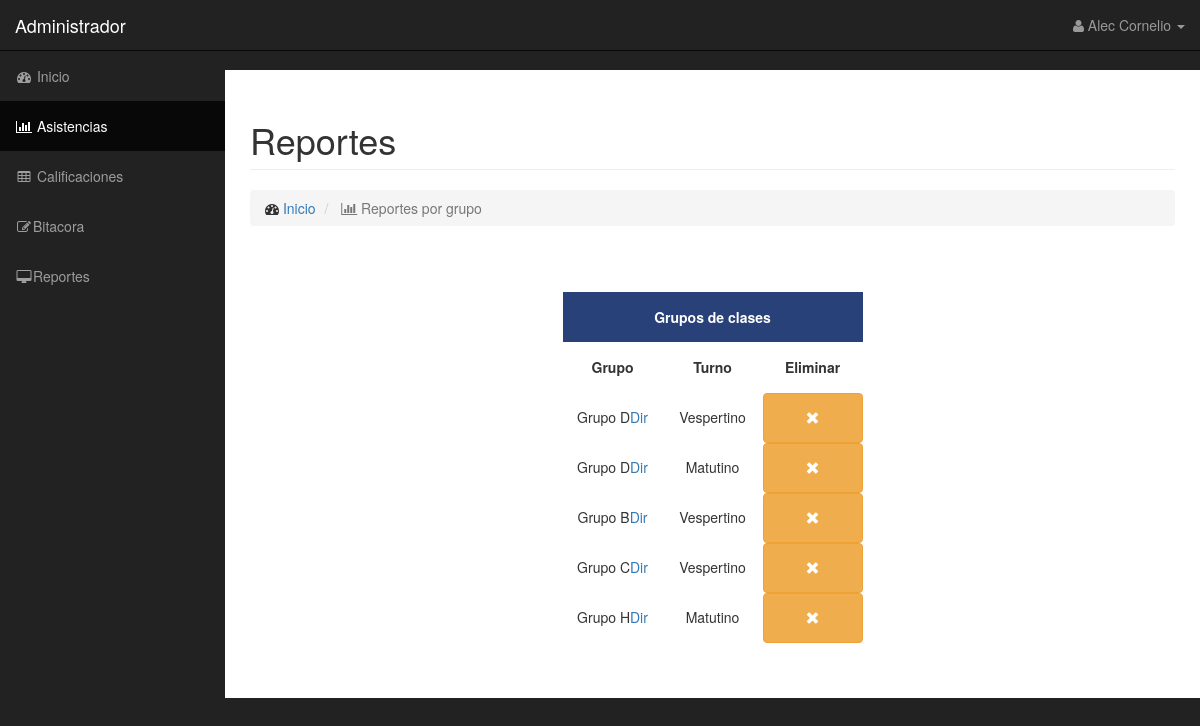
/CIEEA/Reportes_Gru.php, run on an earlier commit of the app's database.
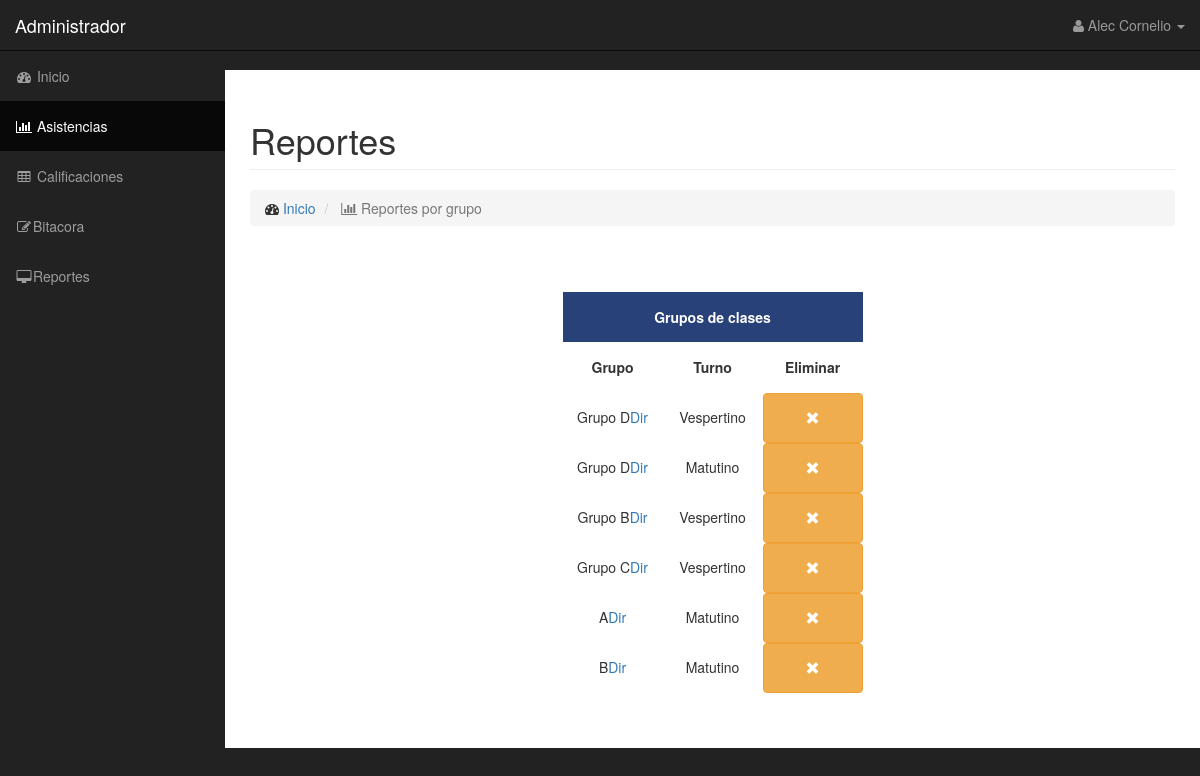
And on a later commit of the database.
### tables this page shows
CREATE TABLE `grupo` (
  `id` int(10) NOT NULL,
  `Nombre_Grupo` varchar(30) NOT NULL,
  `Turno` varchar(30) NOT NULL,
  `Id_Maestro` int(10) NOT NULL,
  `Ciclo` varchar(10) NOT NULL,
  `id_alumno` int(11) NOT NULL,
  `Grado` int(1) NOT NULL
);

### CIEEA/Reportes_Gru.php (the view, shortened to what this page needs)
<?php
$server = "localhost";
$user = "root";
$pass = "";
$db = "ciiea";
$conexion = new  mysqli($server,$user,$pass,$db);
$grupo = "SELECT * FROM grupo";
?>
<!DOCTYPE html>
<html lang="en">
<head>
    <link href="css/bootstrap.min.css" rel="stylesheet">
    <link href="css/sb-admin.css" rel="stylesheet">
    <link href="css/plugins/morris.css" rel="stylesheet">
    <link href="font-awesome/css/font-awesome.min.css" rel="stylesheet" type="text/css">
    <link rel="stylesheet" type="text/css" href="grupos.css">
</head>
<body>
    <div id="wrapper">
        <nav class="navbar navbar-inverse navbar-fixed-top" role="navigation">
            <div class="navbar-header">
                <a class="navbar-brand" href="index.html">Administrador</a>
            </div>
            <ul class="nav navbar-right top-nav">
                <li class="dropdown">
                    <a href="#" class="dropdown-toggle" data-toggle="dropdown"><i class="fa fa-user"></i> Alec Cornelio <b class="caret"></b></a>
                </li>
            </ul>
            <div class="collapse navbar-collapse navbar-ex1-collapse">
                <ul class="nav navbar-nav side-nav">
                    <li>
                        <a href="index.php"><i class="fa fa-fw fa-dashboard"></i> Inicio</a>
                    </li>
                    <li class="active">
                        <a href="Asistencias.php"><i class="fa fa-fw fa-bar-chart-o"></i> Asistencias</a>
                    </li>
                    <li>
                        <a href="Calificaciones.php"><i class="fa fa-fw fa-table"></i> Calificaciones</a>
                    </li>
                    <li>
                        <a href="Bitacora.php"><i class="fa fa-fw fa-edit"></i>Bitacora</a>
                    </li>
                    <li>
                        <a href="Reportes.html"><i class="fa fa-fw fa-desktop"></i>Reportes</a>
                    </li>
                </ul>
            </div>
        </nav>
        <div id="page-wrapper">
            <div class="container-fluid">
                <div class="row">
                    <div class="col-lg-12">
                        <h1 class="page-header">
                           Reportes
                        </h1>
                        <ol class="breadcrumb">
                            <li>
                                <i class="fa fa-dashboard"></i>  <a href="index.php">Inicio</a>
                            </li>
                            <li class="active">
                                <i class="fa fa-bar-chart-o"></i> Reportes por grupo
                            </li>
                        </ol>
                    </div>
                </div>
                <form action="" method="POST">
                    <div class="container-table">
                    <div class="table_title">Grupos de clases</div>
                    <div class="table_header">Grupo</div>
                    <div class="table_header">Turno</div>
                    <div class="table_header">Eliminar</div>
                    <?php $resultado = mysqli_query($conexion,$grupo);
                    while($row=mysqli_fetch_assoc($resultado)) { ?>
                     <div class="table_item"><?php echo $row["Nombre_Grupo"]; ?> <a href="Listas_Asistencias.php">Dir</a></div>
                     <div class="table_item"><?php echo $row["Turno"]; ?></div>
                     <button class= "btn btn-warning glyphicon glyphicon-remove"
                     onclick="preguntarSino()"></button>
                         <?php } mysqli_free_result($resultado); ?>
                    </div>
                </form>
                </div>
            </div>
        </div>
</body>
</html>

### CIEEA/css/sb-admin.css (style rules this page uses)
body { margin-top: 100px; background-color: #222; }
@media (min-width:768px) { body { margin-top: 50px; } }
#wrapper { padding-left: 0; }
#page-wrapper { width: 100%; padding: 0; background-color: #fff; }
@media (min-width:768px) { #wrapper { padding-left: 225px; } }
@media (min-width:768px) { #page-wrapper { padding: 10px; } }
.top-nav { padding: 0 15px; }
.top-nav>li { display: inline-block; float: left; }
.top-nav>li>a { padding-top: 15px; padding-bottom: 15px; line-height: 20px; color: #999; }
@media (min-width:768px) { .side-nav { position: fixed; top: 51px; left: 225px; width: 225px; margin-left: -225px; border: none; border-radius: 0; overflow-y: auto; background-color: #222; bottom: 0; overflow-x: hidden; padding-bottom: 40px; } }
@media (min-width:768px) { .side-nav>li>a { width: 225px; } }

### CIEEA/grupos.css (style rules this page uses)
.container-table { width: 100%; background-color: white; margin: 5% auto; display: grid; justify-content: center; grid-template-columns: 100px 100px 100px; grid-auto-rows: 50px; }
.table_title { grid-column-start:1 ; grid-column-end: 4; background: rgba(40,65,120,1); color: white; display: flex; justify-content: center; align-items: center; font-weight: bold; }
.table_header, .table_item { display: flex; justify-content: center; align-items: center; }
.table_header { font-weight: bold; font-size: 1em; }
.table_item { padding: 10px; font-size: 1em; }

What changed in the data, as far as the page shows it:
removed grupo: Nombre_Grupo "Grupo H", Turno "Matutino"
added grupo: Nombre_Grupo "A", Turno "Matutino"
added grupo: Nombre_Grupo "B", Turno "Matutino"
